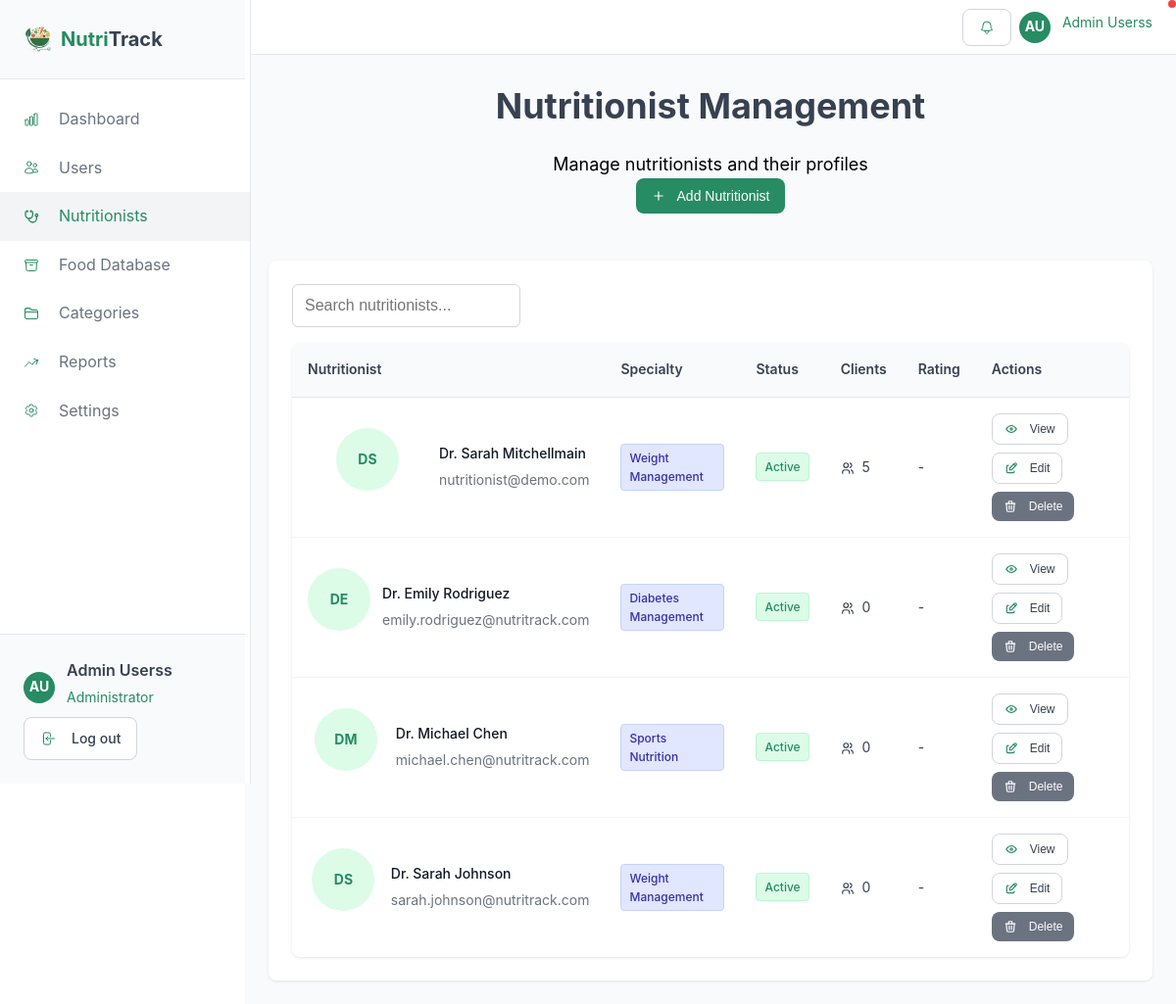
/admin/nutritionists.php (signed in), run on the app's committed database.
### tables this page shows
CREATE TABLE `users` (
  `id` int(11) NOT NULL,
  `name` varchar(100) NOT NULL,
  `email` varchar(100) NOT NULL,
  `password` varchar(255) NOT NULL,
  `phone` varchar(20) DEFAULT NULL,
  `role` enum('user','nutritionist','admin') NOT NULL DEFAULT 'user',
  `status` enum('active','pending','inactive') NOT NULL DEFAULT 'pending',
  `weight` decimal(5,2) DEFAULT NULL,
  `height` decimal(5,2) DEFAULT NULL,
  `age` int(11) DEFAULT NULL,
  `goal` enum('weight_loss','maintain','gain_weight','build_muscle') DEFAULT NULL,
  `health_conditions` text DEFAULT NULL,
  `specialty` varchar(100) DEFAULT NULL,
  `bio` text DEFAULT NULL,
  `rating` decimal(3,2) DEFAULT NULL,
  `nutritionist_id` int(11) DEFAULT NULL,
  `created_at` timestamp NOT NULL DEFAULT current_timestamp(),
  `updated_at` timestamp NOT NULL DEFAULT current_timestamp() ON UPDATE current_timestamp(),
  `profile_image` varchar(255) DEFAULT NULL
);

### includes/session.php (called while the page is built, shortened)
<?php
function getCurrentUser() {
    try {
        $db = getDB();
        $stmt = $db->prepare("SELECT * FROM users WHERE id = ?");
        $stmt->execute([$_SESSION['user_id']]);
        return $stmt->fetch();
    } catch (PDOException $e) {
        error_log("Error fetching user: " . $e->getMessage());
        return null;
    }
}
function getUserInitials($name = null) {
    $name = $name ?: ($_SESSION['user_name'] ?? 'U');
    $parts = explode(' ', $name);
    return strtoupper(substr($parts[0], 0, 1) . (isset($parts[1]) ? substr($parts[1], 0, 1) : ''));
}
?>

### admin/nutritionists.php (the view, shortened to what this page needs)
<?php
require_once '../includes/session.php';
$db = getDB();
$stmt = $db->prepare("SELECT n.id, n.name, n.email, n.specialty, n.status, COUNT(u.id) AS clients_count
                       FROM users n
                       LEFT JOIN users u ON u.nutritionist_id = n.id AND u.role = 'user'
                       WHERE n.role = 'nutritionist'
                       GROUP BY n.id
                       ORDER BY n.created_at DESC");
$stmt->execute();
$nutritionists = $stmt->fetchAll();
include 'header.php';
?>
<div class="section-header">
    <div class="container">
        <div>
            <h1 class="section-title">Nutritionist Management</h1>
            <p class="section-description">Manage nutritionists and their profiles</p>
        </div>
        <button class="btn btn-primary" onclick="showAddNutritionistModal()">
 Add Nutritionist
        </button>
    </div>
</div>
<div class="card">
    <div class="card-content">
        <input type="text" class="form-input" placeholder="Search nutritionists..." onkeyup="searchNutritionists(this.value)">
        <table class="admin-table">
            <thead>
                <tr>
                    <th>Nutritionist</th>
                    <th>Specialty</th>
                    <th>Status</th>
                    <th>Clients</th>
                    <th>Rating</th>
                    <th>Actions</th>
                </tr>
            </thead>
            <tbody>
                <?php foreach ($nutritionists as $n): ?>
                <tr data-nutritionist-id="<?php echo (int)$n['id']; ?>" data-status="<?php echo htmlspecialchars($n['status'] ?? 'active'); ?>">
                    <td>
                        <div class="admin-user-info">
                            <div class="team-avatar"><?php echo htmlspecialchars(getUserInitials($n['name'])); ?></div>
                            <div class="admin-user-details">
                                <h4><?php echo htmlspecialchars($n['name']); ?></h4>
                                <p><?php echo htmlspecialchars($n['email']); ?></p>
                            </div>
                        </div>
                    </td>
                    <td><span class="status-badge completed nutritionist-specialty"><?php echo htmlspecialchars($n['specialty'] ?? ''); ?></span></td>
                    <td><span class="status-badge confirmed nutritionist-status"><?php echo htmlspecialchars($n['status'] ?? 'active'); ?></span></td>
                    <td class="nutritionist-clients" data-clients-count="<?php echo (int)($n['clients_count'] ?? 0); ?>">
 <?php echo (int)($n['clients_count'] ?? 0); ?></td>
                    <td>-</td>
                    <td>
                        <div class="action-buttons">
                            <button class="btn btn-outline btn-sm" onclick="viewNutritionist(this)">
 View
                            </button>
                            <button class="btn btn-outline btn-sm" onclick="editNutritionist(this)">
 Edit
                            </button>
                            <button class="btn btn-secondary btn-sm" onclick="deleteNutritionist(this)">
 Delete
                            </button>
                        </div>
                    </td>
                </tr>
                <?php endforeach; ?>
            </tbody>
        </table>
    </div>
</div>
<?php include 'footer.php'; ?>

### admin/header.php (shortened to what this page needs)
<?php
require_once '../includes/session.php';
$user = getCurrentUser();
?>
<!DOCTYPE html>
<html lang="en">
<head>
    <link rel="stylesheet" href="http://localhost/Health%20DIet/style.css">
</head>
<body>
    <div class="user-layout">
        <aside class="sidebar">
            <div class="sidebar-header">
                <a href="dashboard.php" class="logo">
                    <div style="display:flex; justify-self: center;">
                        <img style="width:30px;height:30px" src="../assets/images/nutritrak_logo-removebg-preview.png" alt="NutriTrack Logo">
                    </div>
                    <span class="logo-text"><span style="color:#278b63;">Nutri</span>Track</span>
                </a>
            </div>
            <nav class="sidebar-nav">
                <a href="dashboard.php" class="<?php echo basename($_SERVER['PHP_SELF']) == 'dashboard.php' ? 'active' : ''; ?>">
 Dashboard
                </a>
                <a href="users.php" class="<?php echo basename($_SERVER['PHP_SELF']) == 'users.php' ? 'active' : ''; ?>">
 Users
                </a>
                <a href="nutritionists.php" class="<?php echo basename($_SERVER['PHP_SELF']) == 'nutritionists.php' ? 'active' : ''; ?>">
 Nutritionists
                </a>
                <a href="foods.php" class="<?php echo basename($_SERVER['PHP_SELF']) == 'foods.php' ? 'active' : ''; ?>">
 Food Database
                </a>
                <a href="categories.php" class="<?php echo basename($_SERVER['PHP_SELF']) == 'categories.php' ? 'active' : ''; ?>">
 Categories
                </a>
                <a href="reports.php" class="<?php echo basename($_SERVER['PHP_SELF']) == 'reports.php' ? 'active' : ''; ?>">
 Reports
                </a>
                <a href="settings.php" class="<?php echo basename($_SERVER['PHP_SELF']) == 'settings.php' ? 'active' : ''; ?>">
 Settings
                </a>
            </nav>
            <div class="sidebar-footer">
                <div class="user-info" onclick="showProfilePopup()" style="cursor: pointer;">
                    <div class="user-avatar"><?php echo getUserInitials($user['name']); ?></div>
                    <div>
                        <div class="team-name"><?php echo $user['name']; ?></div>
                        <div class="team-role">Administrator</div>
                    </div>
                </div>
                <a href="../landing page/auth.php?logout=1" class="btn btn-outline">
 Log out
                </a>
            </div>
        </aside>
        <div class="main-content">
            <header class="top-bar">
                <div class="header-actions">
                    <div class="user-info">
                        <button class="btn btn-outline" onclick="showNotifications()">
                        </button>
                        <div class="notification-dot"></div>
                    </div>
                    <div class="user-info" onclick="showProfilePopup()" style="cursor: pointer;">
                        <div class="user-avatar"><?php echo getUserInitials($user['name']); ?></div>
                        <span class="team-role"><?php echo $user['name']; ?></span>
                    </div>
                </div>
            </header>
            <main class="content-area">

### admin/nutritionists.php (style rules this page uses)
.admin-table { width: 100%; border-collapse: collapse; margin-top: 1rem; background: white; border-radius: 0.5rem; overflow: hidden; box-shadow: 0 1px 3px rgba(0, 0, 0, 0.1); }
.admin-table th { background: #f8fafc; padding: 1rem; text-align: left; font-weight: 600; font-size: 0.875rem; color: #374151; border-bottom: 1px solid #e5e7eb; }
.admin-table td { padding: 1rem; border-bottom: 1px solid #f3f4f6; font-size: 0.875rem; vertical-align: middle; }
.admin-user-info { display: flex; align-items: center; gap: 0.75rem; }
.admin-user-details h4 { font-weight: 500; margin-bottom: 0.25rem; color: #111827; }
.admin-user-details p { font-size: 0.875rem; color: #6b7280; margin: 0; }
.action-buttons { display: flex; gap: 0.5rem; flex-wrap: wrap; }
.action-buttons .btn { white-space: nowrap; }

### data on the page
users: name "AU", name "Admin Userss"
users: name "DS", name "Dr. Sarah Mitchellmain", email "nutritionist@demo.com", specialty "Weight Management", status "Active", clients_count "5"
users: name "DE", name "Dr. Emily Rodriguez", email "emily.rodriguez@nutritrack.com", specialty "Diabetes Management", status "Active", clients_count "0"
users: name "DM", name "Dr. Michael Chen", email "michael.chen@nutritrack.com", specialty "Sports Nutrition", status "Active", clients_count "0"
users: name "DS", name "Dr. Sarah Johnson", email "sarah.johnson@nutritrack.com", specialty "Weight Management", status "Active", clients_count "0"
